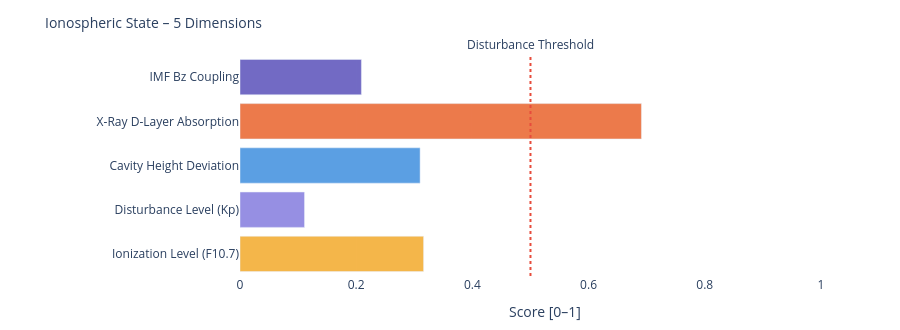

This figure's notebook cell:
### Markdown cell above
---
### 📐 Systemic Insight: Geometric Cavity vs. Real Schumann Resonance

**Relevant for:** Layer 6 = delta analysis &nbsp;|&nbsp; Layer 7 = feature vector / system interpretation

A cavity height change from 80 km to 70 km shifts the **idealized geometric frequencies** only minimally:

| Modus | Aktuell | Referenz | Δ |
|-------|---------|----------|---|
| SR-1 | 10.4762 Hz | 10.4599 Hz | +16 mHz |
| SR-2 | 18.1452 Hz | 18.1171 Hz | +28 mHz |
| SR-3 | 25.6612 Hz | 25.6215 Hz | +40 mHz |
| SR-4 | 33.1285 Hz | 33.0772 Hz | +51 mHz |

The geometric effect is limited because 10 km is very small compared to Earth's radius (~6371 km).

**Consequence:** Real Schumann deviations are likely driven more strongly by **conductivity, damping, day/night structure, lightning distribution and source geometry** than by pure cavity height.

---

**Layer 6 compares:**
```
geometric Δ from Layer 4  vs.  observed Δ from real Schumann measurement data
```

**Layer 7 Feature:**
```
If real Δ >> geometric Δ  →  non-geometric factors dominant
```

### Code cell
# ============================================================
# IONOSPHERIC STATE – Summary gauge
# Five dimensions: ionization, disturbance, cavity height, X-Ray, Bz coupling
# ============================================================

def norm(v, lo, hi):
    if v is None: return None
    return round(max(0.0, min(1.0, (v - lo) / (hi - lo))), 3)

# Ionization level (F10.7 → F2-Layer)
ioniz = norm(f107_val, 60, 250)

# Disturbance level (Kp → E/F-Layer irregularities)
disturb = norm(kp_val, 0, 9)

# Cavity height deviation from reference (80 km)
h_dev = norm(abs(h_eff - 80), 0, 20)

# X-Ray ionization (D-Layer absorption)
xray_ioniz = None
if xray_now is not None:
    xray_ioniz = norm(math.log10(max(xray_now, 1e-9)) + 9, 0, 5)

# Bz coupling (southward Bz → stronger magnetosphere-ionosphere coupling)
bz_coupling = norm(-(bz_now or 0), -5, 30) if bz_now is not None else None

dims = [
    ('Ionization Level (F10.7)',    ioniz,      '#F2A623'),
    ('Disturbance Level (Kp)',      disturb,    '#7F77DD'),
    ('Cavity Height Deviation',     h_dev,      '#378ADD'),
    ('X-Ray D-Layer Absorption',    xray_ioniz, '#E85D24'),
    ('IMF Bz Coupling',             bz_coupling,'#534AB7'),
]

fig = go.Figure()
for name, val, col in dims:
    if val is not None:
        h = int(val * 20)
        bar = '█' * h + '░' * (20 - h)
        label = f'{name}:  {bar}  {val:.3f}'
    else:
        label = f'{name}:  {"─" * 20}  n/a'
    fig.add_trace(go.Bar(
        x=[val if val is not None else 0],
        y=[name],
        orientation='h',
        marker_color=col, opacity=0.82,
        showlegend=False
    ))

fig.add_vline(x=0.5, line_dash='dot', line_color='#e74c3c',
              annotation_text='Disturbance Threshold', annotation_position='top')
fig.update_layout(
    title=dict(text='Ionospheric State – 5 Dimensions', font=dict(size=14)),
    xaxis=dict(title='Score [0–1]', range=[0, 1.05]),
    height=330, plot_bgcolor='rgba(0,0,0,0)', paper_bgcolor='rgba(0,0,0,0)',
    margin=dict(l=240, r=50, t=55, b=40)
)
fig.show()

print(f'\nIonospheric state:')
for name, val, _ in dims:
    print(f'  {name:<35} {val:.3f}' if val is not None else f'  {name:<35} n/a')

### Figure 1 — Plotly figure (JSON) as saved in the notebook; plotly's stock layout.template omitted (floating-point values rounded to 4 significant figures)
{"data": [{"marker": {"color": "#F2A623"}, "opacity": 0.82, "orientation": "h", "showlegend": false, "type": "bar", "x": [0.316], "y": ["Ionization Level (F10.7)"]}, {"marker": {"color": "#7F77DD"}, "opacity": 0.82, "orientation": "h", "showlegend": false, "type": "bar", "x": [0.111], "y": ["Disturbance Level (Kp)"]}, {"marker": {"color": "#378ADD"}, "opacity": 0.82, "orientation": "h", "showlegend": false, "type": "bar", "x": [0.31], "y": ["Cavity Height Deviation"]}, {"marker": {"color": "#E85D24"}, "opacity": 0.82, "orientation": "h", "showlegend": false, "type": "bar", "x": [0.691], "y": ["X-Ray D-Layer Absorption"]}, {"marker": {"color": "#534AB7"}, "opacity": 0.82, "orientation": "h", "showlegend": false, "type": "bar", "x": [0.209], "y": ["IMF Bz Coupling"]}], "layout": {"annotations": [{"showarrow": false, "text": "Disturbance Threshold", "x": 0.5, "xanchor": "center", "xref": "x", "y": 1, "yanchor": "bottom", "yref": "y domain"}], "height": 330, "margin": {"b": 40, "l": 240, "r": 50, "t": 55}, "paper_bgcolor": "rgba(0,0,0,0)", "plot_bgcolor": "rgba(0,0,0,0)", "shapes": [{"line": {"color": "#e74c3c", "dash": "dot"}, "type": "line", "x0": 0.5, "x1": 0.5, "xref": "x", "y0": 0, "y1": 1, "yref": "y domain"}], "title": {"font": {"size": 14}, "text": "Ionospheric State – 5 Dimensions"}, "xaxis": {"range": [0, 1.05], "title": {"text": "Score [0–1]"}}}}
